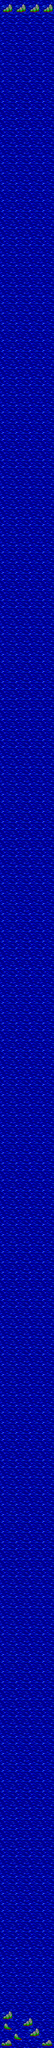

Tiled map render using the project's own tile images. Description and the map definition, with tile-layer contents summarised, below:
An orthogonal 16x600 tile map with 32x32 px tiles, 1 tile layer (Calque de Tuiles 1).

<map version="1.4" tiledversion="1.4.2" orientation="orthogonal" renderorder="right-down" width="16" height="600" tilewidth="32" tileheight="32" infinite="0" nextlayerid="2" nextobjectid="1">
 <tileset firstgid="1" name="GoldoCPC_tiles_Level1et2" tilewidth="32" tileheight="32" tilecount="240" columns="20">
  <image source="GoldoCPC_tiles_Level1et2.png" trans="ff00ff" width="640" height="384" />
 </tileset>
 <layer id="1" name="Calque de Tuiles 1" width="16" height="600">
  <data>[9600 cells, 9600 non-empty, 44 distinct tile ids]</data>
 </layer>
</map>
